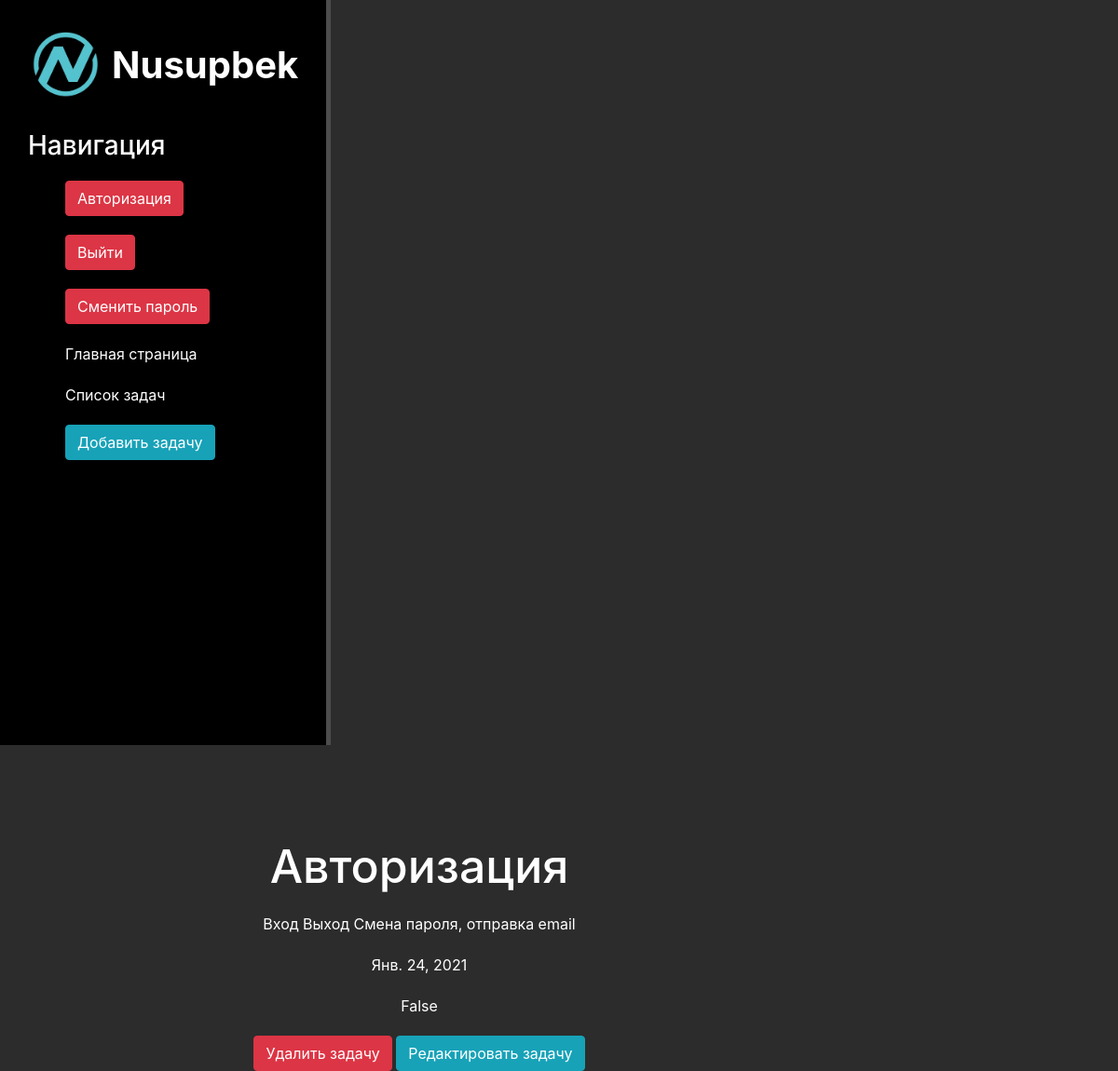
The app's page /work/4 with its own data.
### work/models.py (models this page shows, shortened)
class Artiсles(models.Model):
    title = models.CharField('Загаловаок задачи', max_length=100)
    description = models.TextField('Описание задачи')
    date = models.DateField('Дедлайн')
    performed = models.BooleanField('Выполнено', default = False)
    class Meta:
        verbose_name = 'Задача'
        verbose_name_plural = 'Задачи'

### work/views.py (the view)
# urls.py: path('<int:pk>', views.WorkDetailView.as_view(), name='work-detail'),
class WorkDetailView(DetailView):
    model = Artiсles
    template_name = 'work/details_view.html'
    context_object_name = 'article'

### work/templates/work/details_view.html (shortened to what this page needs)
{% extends 'tasks/layout.html' %}
{% block content %}
    <div class="features">
        <h1>{{ article.title }}</h1>
        <p>{{ article.description }}</p>
        <p>{{ article.date }}</p>
        <p>{{ article.performed }}</p>
        <a href="{% url 'work-delete' article.id %}" class="btn btn-danger">Удалить задачу</a>
        <a href="{% url 'work-update' article.id %}" class="btn btn-info">Редактировать задачу</a>
    </div>
{% endblock %}

### tasks/static/tasks/css/main.css (style rules this page uses)
body { background: #2c2c2c; }
main .features { float: left; color: #fff; margin-top: 100px; text-align: center; width: 75%; }
main .features h1 { font-size: 50px; }
main .features p { max-width: 400px; margin: 20px auto }

### records on screen
Artiсles: title "Авторизация", description "Вход Выход Смена пароля, отправка email", date "Янв. 24, 2021", performed "False"
